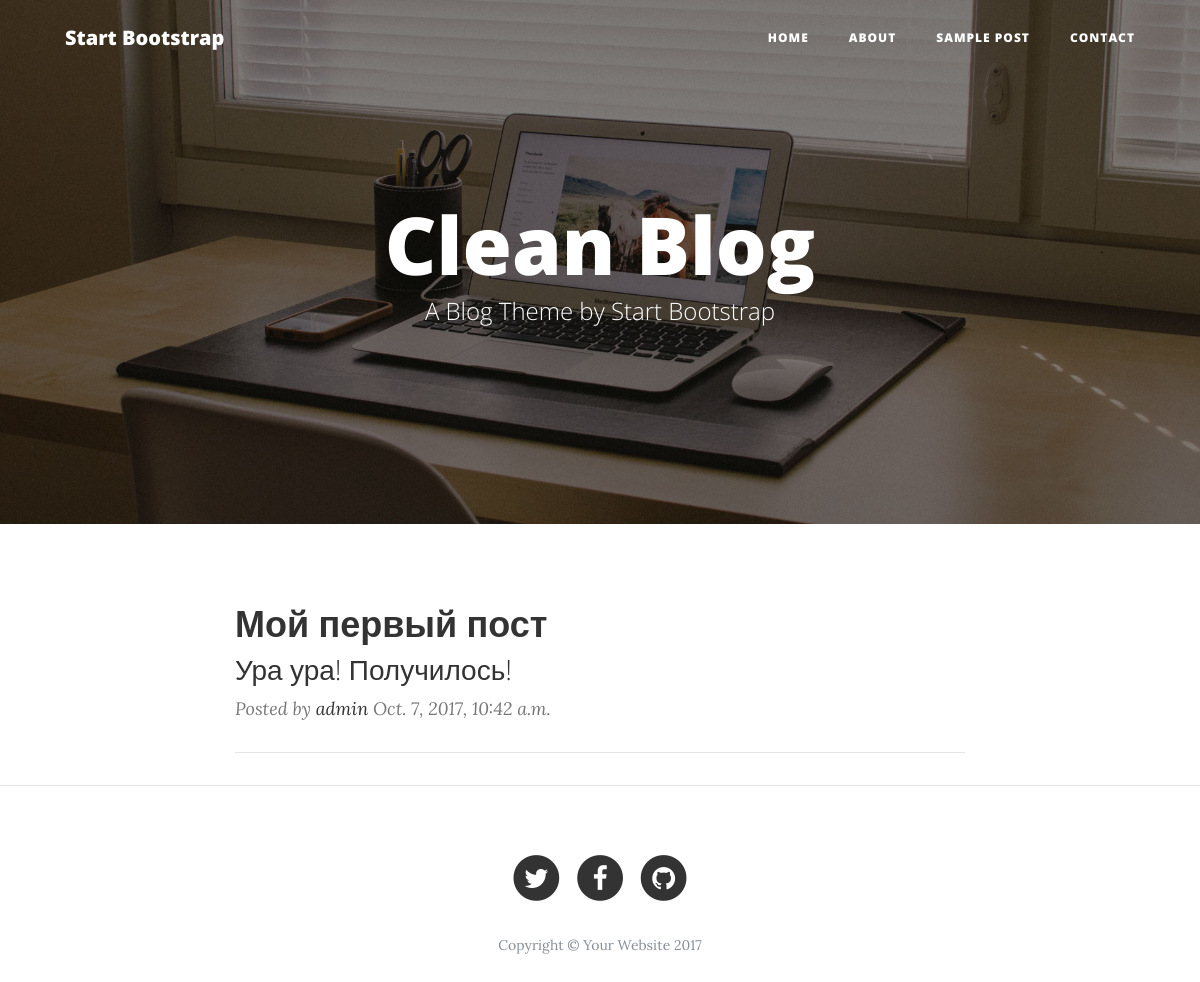
Screenshot of /posts/detail/1/ with the database file from the repository.
### posts/models.py (models this page shows, shortened)
class Post(models.Model):
    author = models.ForeignKey('auth.User')
    title = models.CharField(max_length=200)
    text = models.TextField()
    created_date = models.DateTimeField(auto_now_add=True)
    published_date = models.DateTimeField(blank=True, null=True)

### posts/views.py (the view)
# urls.py: url(r'^posts/detail/(?P<pk>\d+)/$', PostDetail.as_view(), name='post_detail'),
class PostDetail(DetailView):
    model = Post
    template_name = 'detail.html'
    context_object_name = 'post'

### templates/detail.html
{% extends 'base.html' %}
{% block first_text %}
                <div class="post-preview">
                    <a href="post.html">
                        <h2 class="post-title">
                            {{ post.title }}
                        </h2>
                        <h3 class="post-subtitle">
                           {{ post.text }}
                        </h3>
                    </a>
                    <p class="post-meta">Posted by
                        <a href="#"> {{ post.author }}</a>
                        {{ post.created_date }}</p>
                </div>
                <hr>
{% endblock %}

### rows the page displays
Post: title "Мой первый пост", text "Ура ура! Получилось!", author "admin", created_date "Oct. 7, 2017, 10:42 a.m."
